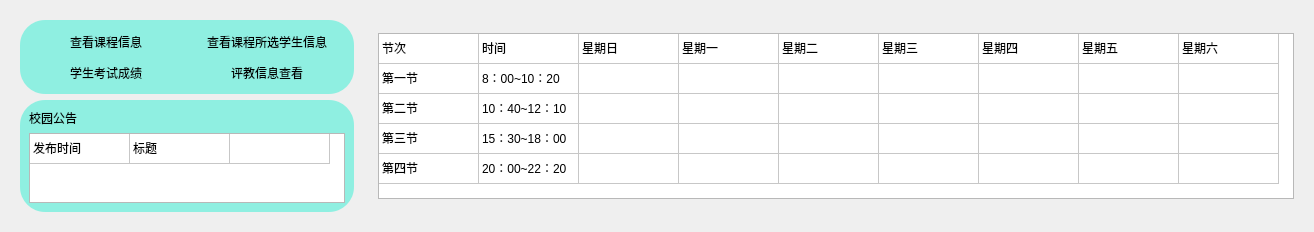
      <widget class="QWidget" name="teacherPage">
       <property name="sizePolicy">
        <sizepolicy hsizetype="Preferred" vsizetype="Preferred">
         <horstretch>0</horstretch>
         <verstretch>0</verstretch>
        </sizepolicy>
       </property>
       <layout class="QGridLayout" name="gridLayout_9">
        <item row="0" column="0">
         <widget class="QWidget" name="teacherFuntion" native="true">
          <layout class="QVBoxLayout" name="verticalLayout_4">
           <item>
            <widget class="QWidget" name="widget_6" native="true">
             <property name="styleSheet">
              <string notr="true">#widget_6{

	background-color: rgba(104, 240, 220,180);
border-radius:25px;
}</string>
             </property>
             <layout class="QGridLayout" name="gridLayout_8">
              <item row="0" column="0" alignment="Qt::AlignHCenter">
               <widget class="QToolButton" name="TeacherCourseInfo">
                <property name="text">
                 <string>查看课程信息</string>
                </property>
                <property name="icon">
                 <iconset resource="resoursces.qrc">
                  <normaloff>:/icon/resource/icon/people.png</normaloff>:/icon/resource/icon/people.png</iconset>
                </property>
                <property name="iconSize">
                 <size>
                  <width>80</width>
                  <height>80</height>
                 </size>
                </property>
                <property name="toolButtonStyle">
                 <enum>Qt::ToolButtonTextUnderIcon</enum>
                </property>
                <property name="autoRaise">
                 <bool>true</bool>
                </property>
               </widget>
              </item>
              <item row="0" column="1" alignment="Qt::AlignHCenter">
               <widget class="QToolButton" name="TeacherCourseStudent">
                <property name="text">
                 <string>查看课程所选学生信息</string>
                </property>
                <property name="icon">
                 <iconset resource="resoursces.qrc">
                  <normaloff>:/icon/resource/icon/people.png</normaloff>:/icon/resource/icon/people.png</iconset>
                </property>
                <property name="iconSize">
                 <size>
                  <width>80</width>
                  <height>80</height>
                 </size>
                </property>
                <property name="toolButtonStyle">
                 <enum>Qt::ToolButtonTextUnderIcon</enum>
                </property>
                <property name="autoRaise">
                 <bool>true</bool>
                </property>
               </widget>
              </item>
              <item row="1" column="1" alignment="Qt::AlignHCenter">
               <widget class="QToolButton" name="TeacherEvaluation">
                <property name="text">
                 <string>评教信息查看</string>
                </property>
                <property name="icon">
                 <iconset resource="resoursces.qrc">
                  <normaloff>:/icon/resource/icon/people.png</normaloff>:/icon/resource/icon/people.png</iconset>
                </property>
                <property name="iconSize">
                 <size>
                  <width>80</width>
                  <height>80</height>
                 </size>
                </property>
                <property name="toolButtonStyle">
                 <enum>Qt::ToolButtonTextUnderIcon</enum>
                </property>
                <property name="autoRaise">
                 <bool>true</bool>
                </property>
               </widget>
              </item>
              <item row="1" column="0" alignment="Qt::AlignHCenter">
               <widget class="QToolButton" name="TeacherGrades">
                <property name="text">
                 <string>学生考试成绩</string>
                </property>
                <property name="icon">
                 <iconset resource="resoursces.qrc">
                  <normaloff>:/icon/resource/icon/people.png</normaloff>:/icon/resource/icon/people.png</iconset>
                </property>
                <property name="iconSize">
                 <size>
                  <width>80</width>
                  <height>80</height>
                 </size>
                </property>
                <property name="toolButtonStyle">
                 <enum>Qt::ToolButtonTextUnderIcon</enum>
                </property>
                <property name="autoRaise">
                 <bool>true</bool>
                </property>
               </widget>
              </item>
             </layout>
            </widget>
           </item>
           <item alignment="Qt::AlignTop">
            <widget class="QWidget" name="widget_7" native="true">
             <property name="styleSheet">
              <string notr="true">#widget_7{

	background-color: rgba(104, 240, 220,180);
border-radius:25px;
}</string>
             </property>
             <layout class="QGridLayout" name="gridLayout_7">
              <item row="0" column="0" alignment="Qt::AlignTop">
               <widget class="QLabel" name="label_9">
                <property name="text">
                 <string>校园公告</string>
                </property>
               </widget>
              </item>
              <item row="1" column="0">
               <widget class="QTableWidget" name="teacherNotice_table">
                <property name="sizePolicy">
                 <sizepolicy hsizetype="Expanding" vsizetype="Preferred">
                  <horstretch>0</horstretch>
                  <verstretch>0</verstretch>
                 </sizepolicy>
                </property>
                <property name="maximumSize">
                 <size>
                  <width>916</width>
                  <height>752</height>
                 </size>
                </property>
                <property name="sizeAdjustPolicy">
                 <enum>QAbstractScrollArea::AdjustToContents</enum>
                </property>
                <property name="editTriggers">
                 <set>QAbstractItemView::NoEditTriggers</set>
                </property>
                <property name="selectionMode">
                 <enum>QAbstractItemView::NoSelection</enum>
                </property>
                <property name="selectionBehavior">
                 <enum>QAbstractItemView::SelectItems</enum>
                </property>
                <property name="showGrid">
                 <bool>true</bool>
                </property>
                <attribute name="horizontalHeaderVisible">
                 <bool>false</bool>
                </attribute>
                <attribute name="horizontalHeaderStretchLastSection">
                 <bool>false</bool>
                </attribute>
                <attribute name="verticalHeaderVisible">
                 <bool>false</bool>
                </attribute>
                <attribute name="verticalHeaderHighlightSections">
                 <bool>true</bool>
                </attribute>
                <row/>
                <column>
                 <property name="text">
                  <string>节次</string>
                 </property>
                </column>
                <column>
                 <property name="text">
                  <string>时间</string>
                 </property>
                </column>
                <column>
                 <property name="text">
                  <string>星期日</string>
                 </property>
                </column>
                <item row="0" column="0">
                 <property name="text">
                  <string>发布时间</string>
                 </property>
                </item>
                <item row="0" column="1">
                 <property name="text">
                  <string>标题</string>
                 </property>
                </item>
                <item row="0" column="2">
                 <property name="text">
                  <string/>
                 </property>
                </item>
               </widget>
              </item>
             </layout>
            </widget>
           </item>
          </layout>
         </widget>
        </item>
        <item row="0" column="1" alignment="Qt::AlignHCenter">
         <widget class="QWidget" name="widget_14" native="true">
          <property name="styleSheet">
           <string notr="true">#widget_14{

}</string>
          </property>
          <layout class="QVBoxLayout" name="verticalLayout_3">
           <item alignment="Qt::AlignVCenter">
            <widget class="QTableWidget" name="TeacherSchedule_table">
             <property name="sizePolicy">
              <sizepolicy hsizetype="Expanding" vsizetype="Expanding">
               <horstretch>0</horstretch>
               <verstretch>0</verstretch>
              </sizepolicy>
             </property>
             <property name="maximumSize">
              <size>
               <width>916</width>
               <height>752</height>
              </size>
             </property>
             <property name="sizeAdjustPolicy">
              <enum>QAbstractScrollArea::AdjustToContents</enum>
             </property>
             <property name="editTriggers">
              <set>QAbstractItemView::NoEditTriggers</set>
             </property>
             <property name="selectionMode">
              <enum>QAbstractItemView::NoSelection</enum>
             </property>
             <property name="selectionBehavior">
              <enum>QAbstractItemView::SelectItems</enum>
             </property>
             <property name="showGrid">
              <bool>true</bool>
             </property>
             <attribute name="horizontalHeaderVisible">
              <bool>false</bool>
             </attribute>
             <attribute name="horizontalHeaderStretchLastSection">
              <bool>false</bool>
             </attribute>
             <attribute name="verticalHeaderVisible">
              <bool>false</bool>
             </attribute>
             <attribute name="verticalHeaderHighlightSections">
              <bool>true</bool>
             </attribute>
             <row>
              <property name="text">
               <string>1</string>
              </property>
             </row>
             <row>
              <property name="text">
               <string>新建行</string>
              </property>
             </row>
             <row>
              <property name="text">
               <string>新建行</string>
              </property>
             </row>
             <row>
              <property name="text">
               <string>新建行</string>
              </property>
             </row>
             <row>
              <property name="text">
               <string>新建行</string>
              </property>
             </row>
             <column>
              <property name="text">
               <string>节次</string>
              </property>
             </column>
             <column>
              <property name="text">
               <string>时间</string>
              </property>
             </column>
             <column>
              <property name="text">
               <string>星期日</string>
              </property>
             </column>
             <column>
              <property name="text">
               <string>星期一</string>
              </property>
             </column>
             <column>
              <property name="text">
               <string>星期二</string>
              </property>
             </column>
             <column>
              <property name="text">
               <string>星期三</string>
              </property>
             </column>
             <column>
              <property name="text">
               <string>星期四</string>
              </property>
             </column>
             <column>
              <property name="text">
               <string>星期五</string>
              </property>
             </column>
             <column>
              <property name="text">
               <string>星期六</string>
              </property>
             </column>
             <item row="0" column="0">
              <property name="text">
               <string>节次</string>
              </property>
             </item>
             <item row="0" column="1">
              <property name="text">
               <string>时间</string>
              </property>
             </item>
             <item row="0" column="2">
              <property name="text">
               <string>星期日</string>
              </property>
             </item>
             <item row="0" column="3">
              <property name="text">
               <string>星期一</string>
              </property>
             </item>
             <item row="0" column="4">
              <property name="text">
               <string>星期二</string>
              </property>
             </item>
             <item row="0" column="5">
              <property name="text">
               <string>星期三</string>
              </property>
             </item>
             <item row="0" column="6">
              <property name="text">
               <string>星期四</string>
              </property>
             </item>
             <item row="0" column="7">
              <property name="text">
               <string>星期五</string>
              </property>
             </item>
             <item row="0" column="8">
              <property name="text">
               <string>星期六</string>
              </property>
             </item>
             <item row="1" column="0">
              <property name="text">
               <string>第一节</string>
              </property>
             </item>
             <item row="1" column="1">
              <property name="text">
               <string>8：00~10：20</string>
              </property>
             </item>
             <item row="2" column="0">
              <property name="text">
               <string>第二节</string>
              </property>
             </item>
             <item row="2" column="1">
              <property name="text">
               <string>10：40~12：10</string>
              </property>
             </item>
             <item row="3" column="0">
              <property name="text">
               <string>第三节</string>
              </property>
             </item>
             <item row="3" column="1">
              <property name="text">
               <string>15：30~18：00</string>
              </property>
             </item>
             <item row="4" column="0">
              <property name="text">
               <string>第四节</string>
              </property>
             </item>
             <item row="4" column="1">
              <property name="text">
               <string>20：00~22：20</string>
              </property>
             </item>
            </widget>
           </item>
          </layout>
         </widget>
        </item>
       </layout>
      </widget>
